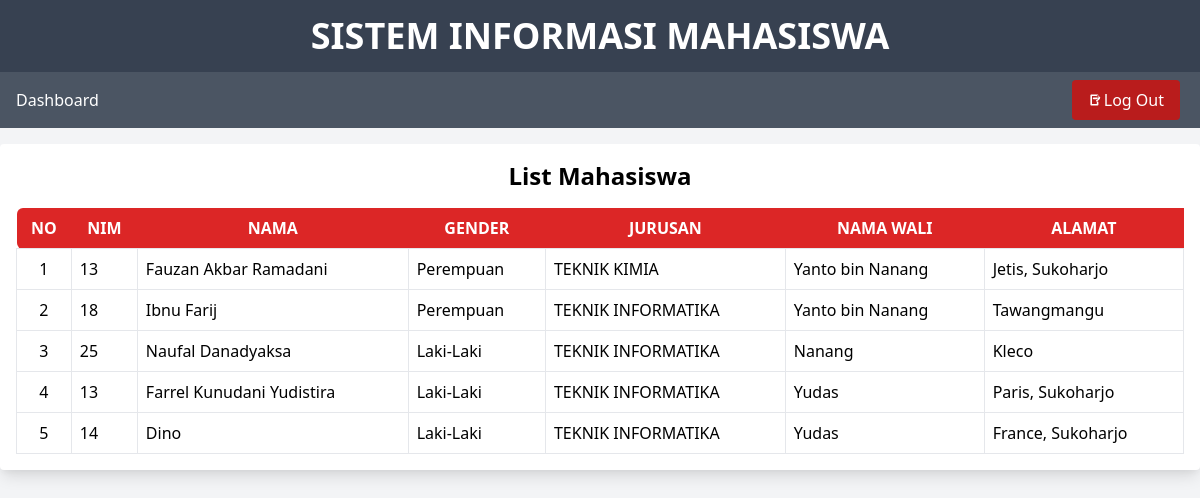
Screenshot of /index-user.php with the database file from the repository.
### tables this page shows
CREATE TABLE `mahasiswa` (
  `id_mhs` int(11) NOT NULL,
  `nim` varchar(13) NOT NULL,
  `nama` varchar(40) NOT NULL,
  `jurusan` varchar(30) NOT NULL,
  `jenis_kelamin` enum('P','L') NOT NULL,
  `alamat` varchar(250) NOT NULL,
  `id_wali` int(11) NOT NULL
);

CREATE TABLE `wali_mahasiswa` (
  `id_wali` int(11) NOT NULL,
  `nama_wali` varchar(50) NOT NULL,
  `jenis_kelamin` enum('P','L') NOT NULL,
  `alamat_wali` varchar(250) NOT NULL
);

### index-user.php (the view, shortened to what this page needs)
<!DOCTYPE html>
<html lang="en">
<head>
    <link href="https://cdn.jsdelivr.net/npm/tailwindcss@2.2.19/dist/tailwind.min.css" rel="stylesheet">
</head>
<body class="bg-gray-100">
<header class="flex justify-center items-center py-4 bg-gray-700 text-white">
    <h1 class="text-4xl font-bold">SISTEM INFORMASI MAHASISWA</h1>
</header>
<nav class="flex justify-between items-center py-2 bg-gray-600 text-white">
    <a href="index-user.php" class="hover:bg-gray-500 px-4 py-2 rounded">Dashboard</a>
    <a href="./backend/logout.php" class="bg-red-700 hover:bg-red-800 text-white px-4 py-2 rounded flex items-center mr-5">
    Log Out
    </a>
</nav>
<div class="mt-4 bg-white shadow-lg rounded p-4">
    <h2 class="text-2xl font-bold text-center">List Mahasiswa</h2>
    <table class="w-full mt-4">
        <tr class="rounded bg-red-600 text-white">
            <th class="p-2 rounded-l-md">NO</th>
            <th class="p-2">NIM</th>
            <th class="p-2">NAMA</th>
            <th class="p-2">GENDER</th>
            <th class="p-2">JURUSAN</th>
            <th class="p-2">NAMA WALI</th>
            <th class="p-2">ALAMAT</th>
        </tr>
        <?php
        include './backend/koneksi.php';
        $mahasiswa = mysqli_query($koneksi, "SELECT mahasiswa.*, wali_mahasiswa.nama_wali FROM mahasiswa INNER JOIN wali_mahasiswa ON mahasiswa.id_wali = wali_mahasiswa.id_wali");
        $no = 1;
        foreach ($mahasiswa as $row) {
            $jenis_kelamin = $row['jenis_kelamin'] == 'P' ? 'Perempuan' : 'Laki-Laki';
            echo "<tr class='border-b'>
                    <td class='p-2 border text-center'>$no</td>
                    <td class='p-2 border'>" . $row['nim'] . "</td>
                    <td class='p-2 border'>" . $row['nama'] . "</td>
                    <td class='p-2 border'>" . $jenis_kelamin . "</td>
                    <td class='p-2 border'>" . $row['jurusan'] . "</td>
                    <td class='p-2 border'>" . $row['nama_wali']."</td>
                    <td class='p-2 border'>" . $row['alamat'] . "</td>
                    </tr>";
            $no++;
        }
        ?>
    </table>
</body>
</html>

### rows the page displays
mahasiswa: nim "13", nama "Fauzan Akbar Ramadani", jenis_kelamin "Perempuan", jurusan "TEKNIK KIMIA", id_wali.nama_wali "Yanto bin Nanang", alamat "Jetis, Sukoharjo"
mahasiswa: nim "18", nama "Ibnu Farij", jenis_kelamin "Perempuan", jurusan "TEKNIK INFORMATIKA", id_wali.nama_wali "Yanto bin Nanang", alamat "Tawangmangu"
mahasiswa: nim "25", nama "Naufal Danadyaksa", jenis_kelamin "Laki-Laki", jurusan "TEKNIK INFORMATIKA", id_wali.nama_wali "Nanang", alamat "Kleco"
mahasiswa: nim "13", nama "Farrel Kunudani Yudistira", jenis_kelamin "Laki-Laki", jurusan "TEKNIK INFORMATIKA", id_wali.nama_wali "Yudas", alamat "Paris, Sukoharjo"
mahasiswa: nim "14", nama "Dino", jenis_kelamin "Laki-Laki", jurusan "TEKNIK INFORMATIKA", id_wali.nama_wali "Yudas", alamat "France, Sukoharjo"
